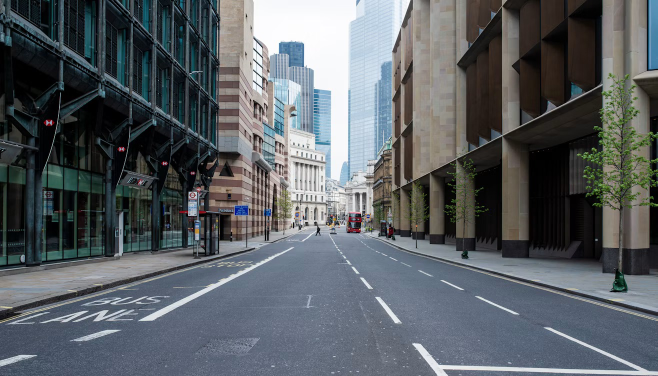
#> input picture image/new image.jpeg, 1315 x 752 px (shown at 1/2 size)
$ python new_lane.py
#> lines starting #> are read from the running program, lines starting #| are printed output that depends on the picture; after the words box and inside, x2 and y2 are one past the last pixel; in counts of white or black regions, pixels touching at a corner belong together
import os
import cv2
import numpy as np

IMAGES = [
    {
        "path": "image/new image.jpeg",
        "roi": [(0, 1), (0, 0.82), (0.47, 0.61), (0.53, 0.61), (1, 0.82), (1, 1)],
    },
    {
        "path": "image/image2.png",
        "roi": [(0, 1), (0, 0.80), (0.27, 0.44), (0.40, 0.43),
                (0.62, 0.50), (0.80, 0.60), (0.93, 0.76), (0.93, 1)],
    },
]

SHOW_WINDOWS = False
MIN_COMPONENT_AREA = 80
MIN_VERTICAL_EXTENT = 0.10

NUM_WINDOWS = 35
WINDOW_MARGIN = 45

YELLOW_LOW, YELLOW_HIGH = (14, 50, 90), (36, 255, 255)

DRAW_COLOURS = {"white": (0, 0, 255), "yellow": (255, 0, 0)}
INFLECTION_COLOUR = (0, 255, 0)


def load_image(path):
    image = cv2.imread(path)
    if image is None:
        raise SystemExit(f"Error: Could not load {path}. Check that the image exists.")
    return cv2.resize(image, (960, 540))


def roi_polygon(width, height, points):
    return np.array([[(int(x * (width - 1)), int(y * (height - 1))) for x, y in points]],
                    dtype=np.int32)


def extract_adaptive_masks(image):
    """Uses adaptive thresholding to extract lane markings under varying shadows."""
    gray = cv2.cvtColor(image, cv2.COLOR_BGR2GRAY)

    adaptive_white = cv2.adaptiveThreshold(
        gray, 255, cv2.ADAPTIVE_THRESH_GAUSSIAN_C,
        cv2.THRESH_BINARY, 51, -15
    )

    hsv = cv2.cvtColor(image, cv2.COLOR_BGR2HSV)
    yellow = cv2.inRange(hsv, np.array(YELLOW_LOW), np.array(YELLOW_HIGH))

    blur_v = hsv[:, :, 2]
    refined_white = cv2.bitwise_and(adaptive_white, adaptive_white, mask=cv2.inRange(blur_v, 110, 255))

    return refined_white, yellow


def apply_roi(mask, roi):
    roi_mask = np.zeros_like(mask)
    cv2.fillPoly(roi_mask, roi, 255)
    return cv2.bitwise_and(mask, roi_mask)


def detect_edges(image, roi):
    white, yellow = extract_adaptive_masks(image)
    colour_mask = cv2.bitwise_or(white, yellow)
    blurred = cv2.GaussianBlur(colour_mask, (5, 5), 0)
    edges = cv2.Canny(blurred, 30, 100)
    roi_edges = apply_roi(edges, roi)
    return white, yellow, colour_mask, blurred, edges, roi_edges


def trace_lane_windows(component_mask):
    ys, xs = np.nonzero(component_mask)
    if len(ys) == 0:
        return None

    y_max, y_min = ys.max(), ys.min()

    starting_indices = ys > (y_max - 15)
    if not np.any(starting_indices):
        return None
    current_x = xs[starting_indices].mean()

    window_height = int((y_max - y_min) / NUM_WINDOWS)
    if window_height < 2:
        return None

    traced_points = []
    last_dx = 0

    for w in range(NUM_WINDOWS):
        win_y_low = y_max - (w + 1) * window_height
        win_y_high = y_max - w * window_height

        win_indices = ((ys >= win_y_low) & (ys < win_y_high) &
                       (xs >= current_x - WINDOW_MARGIN) & (xs <= current_x + WINDOW_MARGIN))

        if np.any(win_indices):
            new_x = xs[win_indices].mean()

            if w > 0 and len(traced_points) > 0:
                expected_x = current_x + last_dx
                current_x = 0.70 * new_x + 0.30 * expected_x
                last_dx = current_x - traced_points[-1][0]
            else:
                current_x = new_x

            mean_y = (win_y_low + win_y_high) / 2.0
            traced_points.append((current_x, mean_y))
        else:
            if w > 0 and len(traced_points) > 0:
                current_x = current_x + last_dx
                mean_y = (win_y_low + win_y_high) / 2.0
                traced_points.append((current_x, mean_y))

    if len(traced_points) < 5:
        return None

    return np.array(traced_points[::-1])


def find_discrete_inflection(points):
    if len(points) < 8:
        return None

    xs = points[:, 0]
    ys = points[:, 1]

    dx = np.diff(xs)
    dy = np.diff(ys)

    dy[dy == 0] = 1e-5
    first_deriv = dx / dy

    second_deriv = np.diff(first_deriv) / dy[:-1]

    if len(second_deriv) >= 5:
        second_deriv = np.convolve(second_deriv, np.ones(5)/5, mode='same')

    sign_changes = np.where(np.diff(np.sign(second_deriv)))

    if len(sign_changes) == 0 or len(sign_changes[0]) == 0:
        return None

    target_idx = int(sign_changes[0][len(sign_changes[0]) // 2]) + 2

    if target_idx < len(points):
        return int(round(points[target_idx, 0])), int(round(points[target_idx, 1]))
    return None


def detect_lanes(image, masks, roi):
    height, width = image.shape[:2]
    result = image.copy()
    kernel = cv2.getStructuringElement(cv2.MORPH_ELLIPSE, (3, 3))
    found = 0

    for name, mask in masks.items():
        mask = apply_roi(mask, roi)
        mask = cv2.morphologyEx(mask, cv2.MORPH_CLOSE, kernel, iterations=2)
        mask = cv2.morphologyEx(mask, cv2.MORPH_OPEN, kernel)

        count, labels, stats, _ = cv2.connectedComponentsWithStats(mask, connectivity=8)
        for i in range(1, count):
            area = stats[i, cv2.CC_STAT_AREA]
            extent = stats[i, cv2.CC_STAT_HEIGHT] / height
            if area < MIN_COMPONENT_AREA or extent < MIN_VERTICAL_EXTENT:
                continue

            curve_points = trace_lane_windows((labels == i).astype(np.uint8))
            if curve_points is None:
                continue

            formatted_points = curve_points.astype(np.int32).reshape((-1, 1, 2))
            cv2.polylines(result, [formatted_points], False, DRAW_COLOURS[name], 4)
            found += 1

            bend = find_discrete_inflection(curve_points)
            if bend is not None:
                cv2.circle(result, bend, 9, INFLECTION_COLOUR, -1)
                cv2.circle(result, bend, 9, (0, 0, 0), 2)

    if found == 0:
        print("No lane lines detected. Check the ROI and colour masks.")
    return result


def process_image(config):
    path = config["path"]
    name = os.path.splitext(os.path.basename(path))[0].replace(" ", "_")
    folder = os.path.join("output", name)
    os.makedirs(folder, exist_ok=True)

    image = load_image(path)
#> in load_image, image is the input picture: shape (752, 1315, 3); mean B, G, R 99.7, 95.5, 90.1
    height, width = image.shape[:2]
    roi = roi_polygon(width, height, config["roi"])

    white, yellow, colour_mask, blurred, edges, roi_edges = detect_edges(image, roi)
    lane_image = detect_lanes(image, {"white": white, "yellow": yellow}, roi)

    roi_preview = image.copy()
    cv2.polylines(roi_preview, roi, True, (0, 255, 0), 2)

    cv2.imwrite(f"{folder}/colour_mask.jpg", colour_mask)
    cv2.imwrite(f"{folder}/blurred.jpg", blurred)
    cv2.imwrite(f"{folder}/canny_edges.jpg", edges)
    cv2.imwrite(f"{folder}/roi_edges.jpg", roi_edges)
    cv2.imwrite(f"{folder}/roi_preview.jpg", roi_preview)
    cv2.imwrite(f"{folder}/lane_lines.jpg", lane_image)
    print(f"Processed {path} -> {folder}")

    if SHOW_WINDOWS:
        for title, img in [("Original", image), ("Colour Mask", colour_mask),
                           ("Blurred", blurred), ("Canny Edges", edges),
                           ("ROI Edges", roi_edges), ("ROI Preview", roi_preview),
                           ("Detected Lane Lines", lane_image)]:
            cv2.imshow(f"{name} - {title}", img)


def main():
    for config in IMAGES:
        process_image(config)
#> in extract_adaptive_masks, `adaptive_white = cv2.adaptiveThreshold( gray, 255, cv2.ADAPTIVE_THRESH..`:
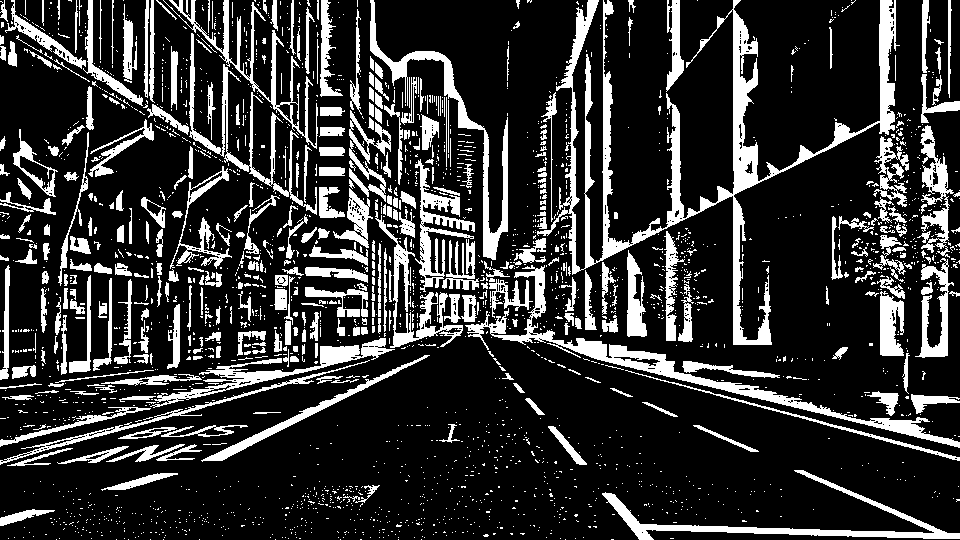
#> adaptive_white: shape (540, 960); 19.8% white; 2482 white regions (2104 under 20 px), largest, box (x1, y1, x2, y2) and area: (537, 0, 900, 345) 14211, (465, 265, 960, 448) 5695, (370, 0, 508, 260) 3377
#> in extract_adaptive_masks, `hsv = cv2.cvtColor(image, cv2.COLOR_BGR2HSV)`: hsv: shape (540, 960, 3); mean H, S, V 79.4, 62, 104.3
#> in extract_adaptive_masks, `yellow = cv2.inRange(hsv, np.array(YELLOW_LOW), np.array(YELLOW_HIGH))`: yellow: shape (540, 960); 1.5% white; 493 white regions (459 under 20 px), largest, box (x1, y1, x2, y2) and area: (734, 219, 758, 345) 2335, (585, 283, 597, 328) 419, (628, 260, 639, 314) 361
#> in extract_adaptive_masks, `blur_v = hsv[:, :, 2]`:
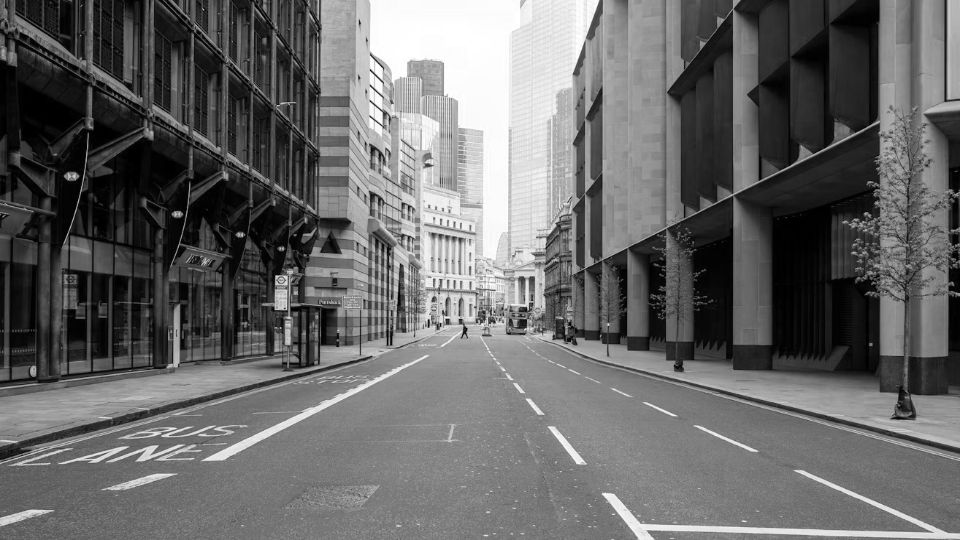
#> blur_v: shape (540, 960); min 0, max 255, mean 104.3
#> in extract_adaptive_masks, `refined_white = cv2.bitwise_and(adaptive_white, adaptive_white, mask=c..`: refined_white: shape (540, 960); 14.5% white; 2123 white regions (1849 under 20 px), largest, box (x1, y1, x2, y2) and area: (600, 0, 900, 261) 7949, (465, 265, 960, 448) 5693, (370, 0, 508, 260) 3377
#> in detect_edges, `colour_mask = cv2.bitwise_or(white, yellow)`: colour_mask: shape (540, 960); 15.6% white; 2137 white regions (1876 under 20 px), largest, box (x1, y1, x2, y2) and area: (600, 0, 900, 261) 8282, (465, 265, 960, 448) 5750, (375, 159, 475, 348) 4614
#> in detect_edges, `edges = cv2.Canny(blurred, 30, 100)`: edges: shape (540, 960); 10.1% white in thin lines or dots
#> in apply_roi, `cv2.fillPoly(roi_mask, roi, 255)`:
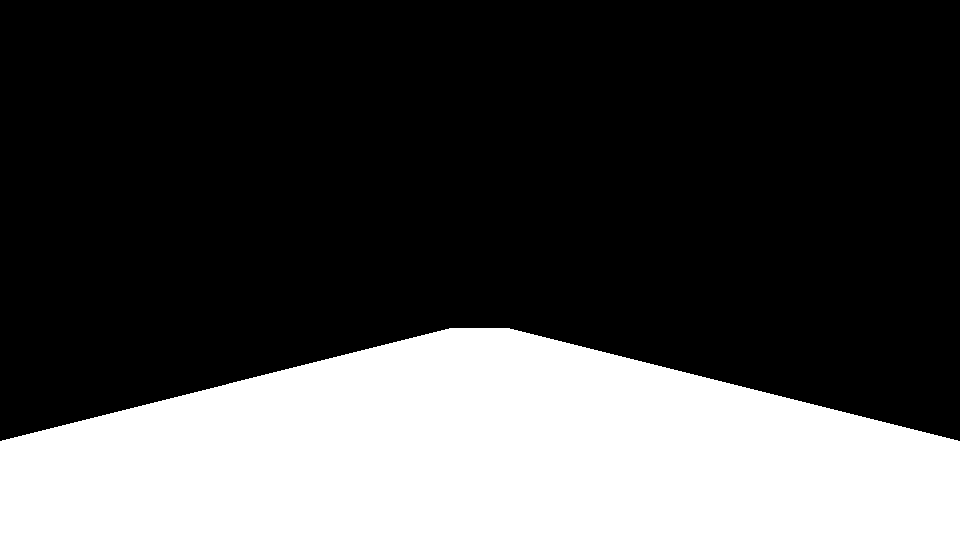
#> roi_mask: shape (540, 960); 29.4% white; 1 white region, box (x1, y1, x2, y2) and area: (0, 328, 960, 540) 152500
#> in apply_roi, `return cv2.bitwise_and(mask, roi_mask)`:
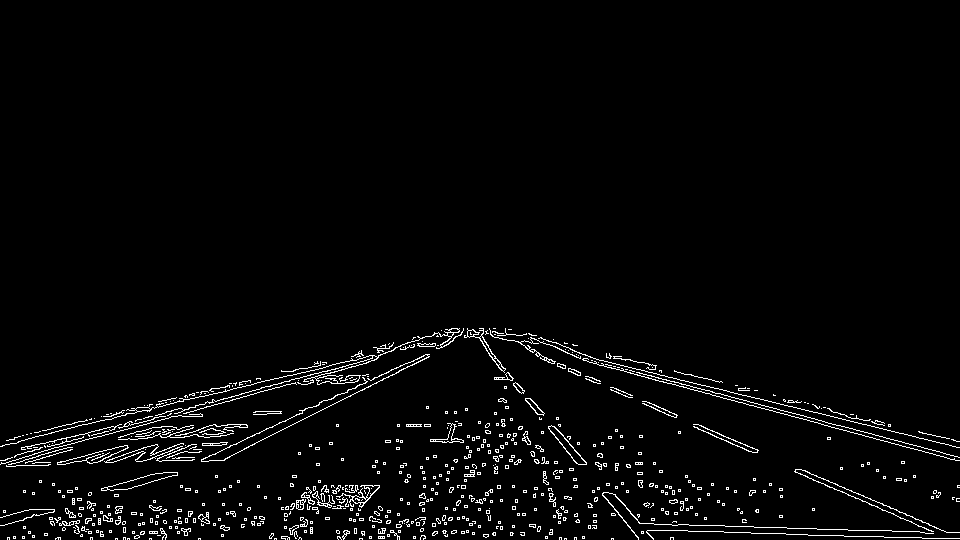
#> returned value: shape (540, 960); 2.8% white in thin lines or dots, all inside (x1, y1, x2, y2) = (0, 328, 960, 540)
#> the loop in detect_lanes, `for name, mask in masks.items():` made 2 passes
#> (name, count) on pass 1: ('white', 66)
#> (name, count, stats) on pass 2: ('yellow', 1, [[0, 0, 960, 540, 518400]])
#> pass 1, in detect_lanes, `count, labels, stats, _ = cv2.connectedComponentsWithStats(mask, conne..`:
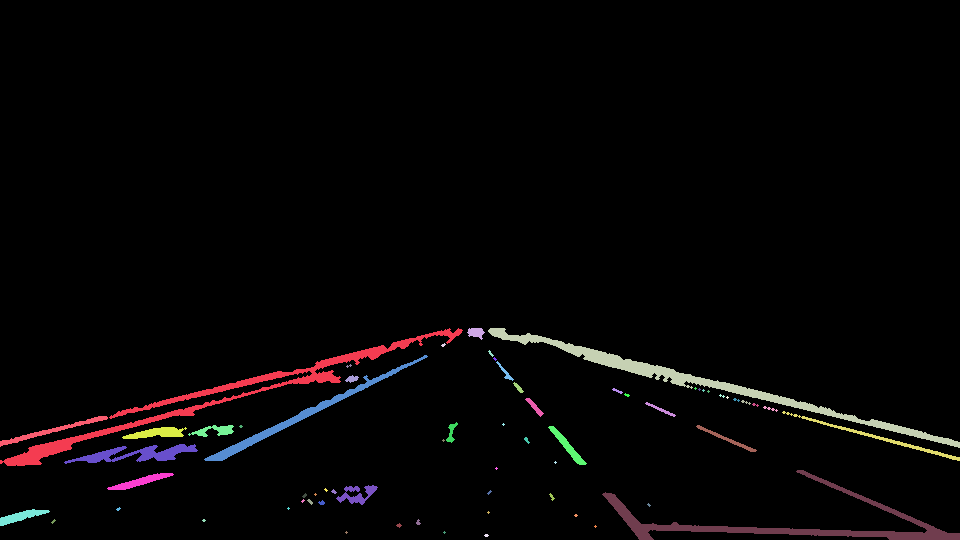
#> labels: shape (540, 960) int32; 66 distinct labels, from 0 to 65; one colour per label, 0 black
#> after the loop in detect_lanes, `for name, mask in masks.items():`:
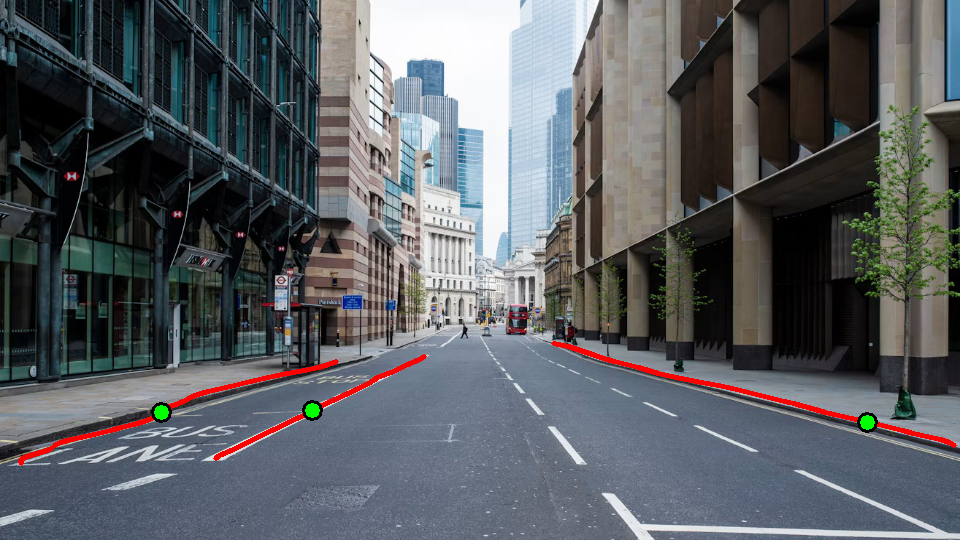
#> result: shape (540, 960, 3); mean of channels 0, 1, 2 97.8, 93.9, 90.6; drawn as B, G, R
#> after the loop in detect_lanes, `for name, mask in masks.items():`: found = 3
#> in process_image, `cv2.polylines(roi_preview, roi, True, (0, 255, 0), 2)`:
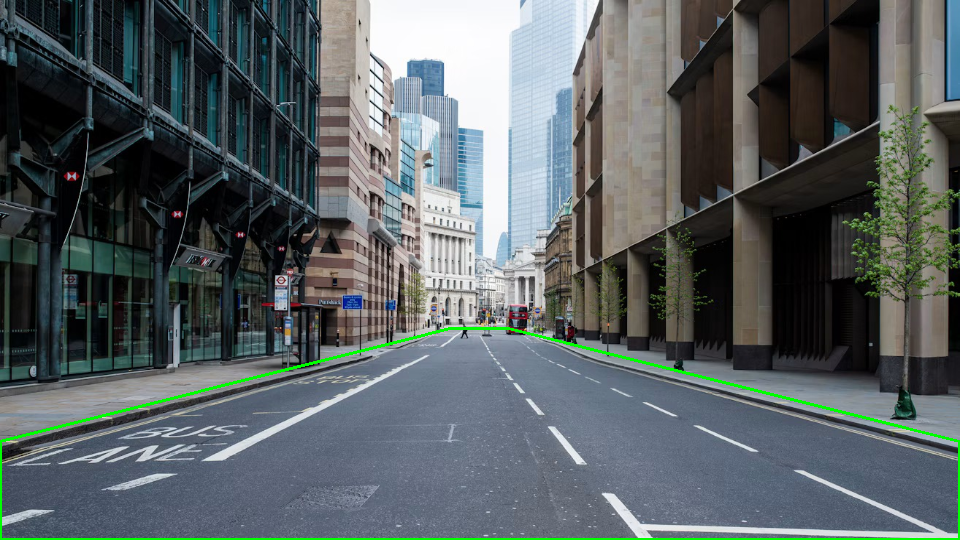
#> roi_preview: shape (540, 960, 3); mean of channels 0, 1, 2 98.2, 96.7, 88.8; drawn as B, G, R
#> pass 2 of the loop in main, `for config in IMAGES:`:
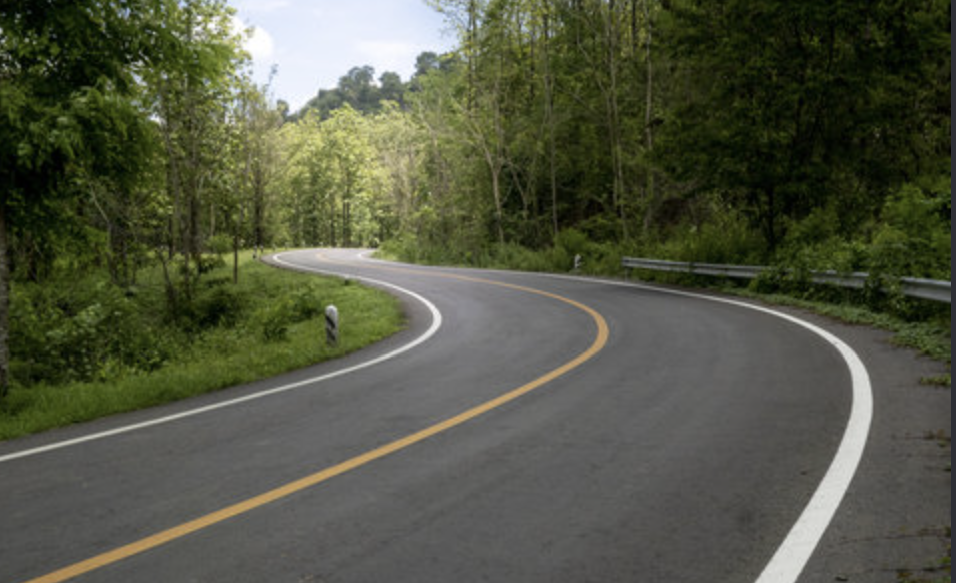
#> input picture image/image2.png, 956 x 583 px
#> in load_image, image is the input picture: shape (583, 956, 3); mean B, G, R 67.3, 85.7, 82.2
#> roi = [[0, 539], [0, 431], [258, 237], [383, 231], [594, 269], [767, 323], [891, 409], [891, 539]]
#> adaptive_white: shape (540, 960); 9.2% white; 1559 white regions (1184 under 20 px), largest, box (x1, y1, x2, y2) and area: (0, 228, 876, 540) 16240, (266, 27, 464, 107) 2148, (322, 95, 375, 122) 393
#> hsv: shape (540, 960, 3); mean H, S, V 38, 84.2, 86.7
#> yellow: shape (540, 960); 10.4% white; 414 white regions (325 under 20 px), largest, box (x1, y1, x2, y2) and area: (192, 0, 535, 287) 36690, (21, 272, 612, 540) 6574, (185, 310, 275, 346) 1100
#> refined_white: shape (540, 960); 5.8% white; 630 white regions (485 under 20 px), largest, box (x1, y1, x2, y2) and area: (0, 228, 642, 540) 10521, (682, 271, 876, 540) 5485, (266, 27, 464, 107) 2148
#> colour_mask: shape (540, 960); 13.7% white; 463 white regions (378 under 20 px), largest, box (x1, y1, x2, y2) and area: (0, 0, 642, 540) 54775, (682, 271, 876, 540) 5485, (185, 310, 275, 346) 1102
#> edges: shape (540, 960); 4.2% white in thin lines or dots
#> roi_mask: shape (540, 960); 41.8% white; 1 white region, box (x1, y1, x2, y2) and area: (0, 231, 892, 540) 216497
#> kernel = [[0, 1, 0], [1, 1, 1], [0, 1, 0]]
#> the loop in detect_lanes (call 2), `for name, mask in masks.items():` made 2 passes
#> (name, count) on passes 1 to 2: ('white', 26), ('yellow', 20)
#> pass 1, in detect_lanes (call 2), `count, labels, stats, _ = cv2.connectedComponentsWithStats(mask, conne..`:
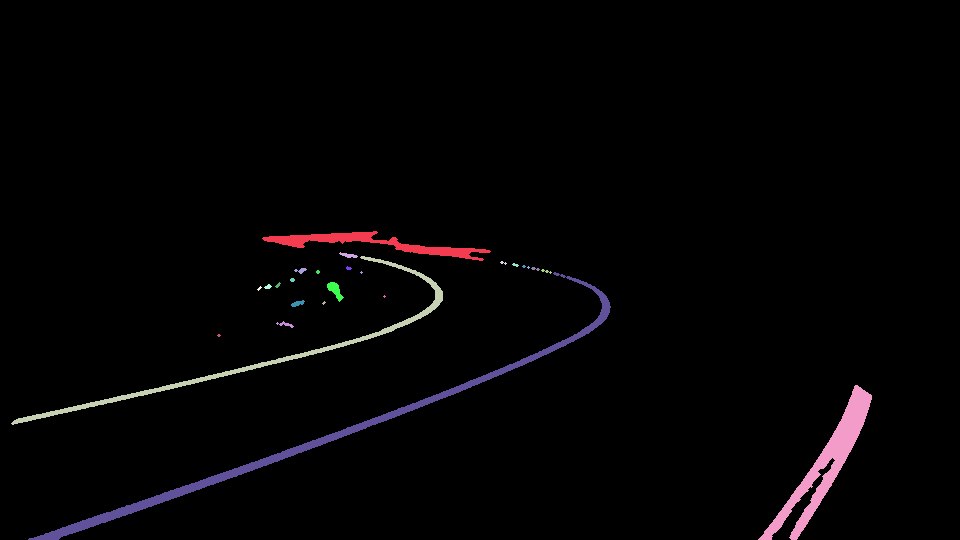
#> labels: shape (540, 960) int32; 26 distinct labels, from 0 to 25; one colour per label, 0 black
#> after the loop in detect_lanes (call 2), `for name, mask in masks.items():`: found = 4
#> in process_image (call 2), `cv2.polylines(roi_preview, roi, True, (0, 255, 0), 2)`:
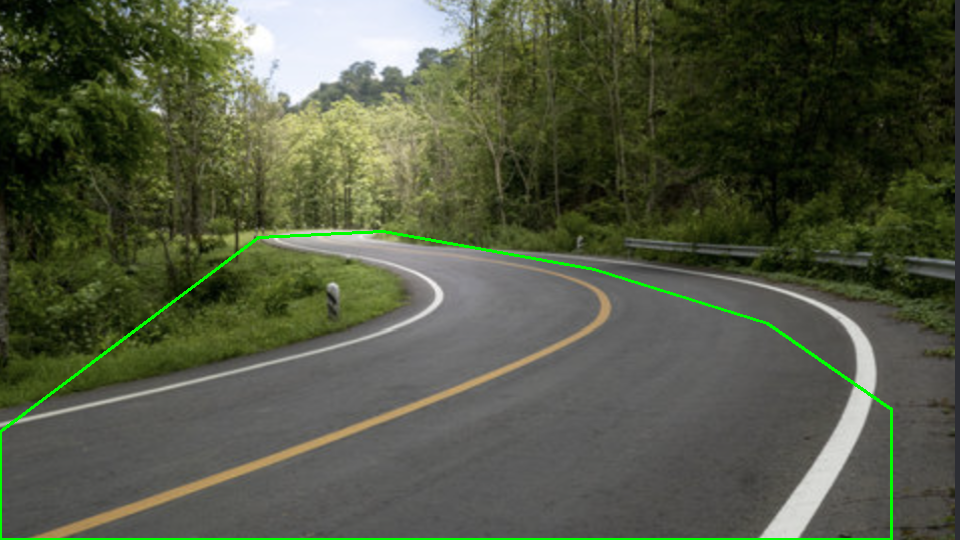
#> roi_preview: shape (540, 960, 3); mean of channels 0, 1, 2 66.3, 87.2, 81.1; drawn as B, G, R

    if SHOW_WINDOWS:
        cv2.waitKey(0)
        cv2.destroyAllWindows()


if __name__ == "__main__":
    main()
